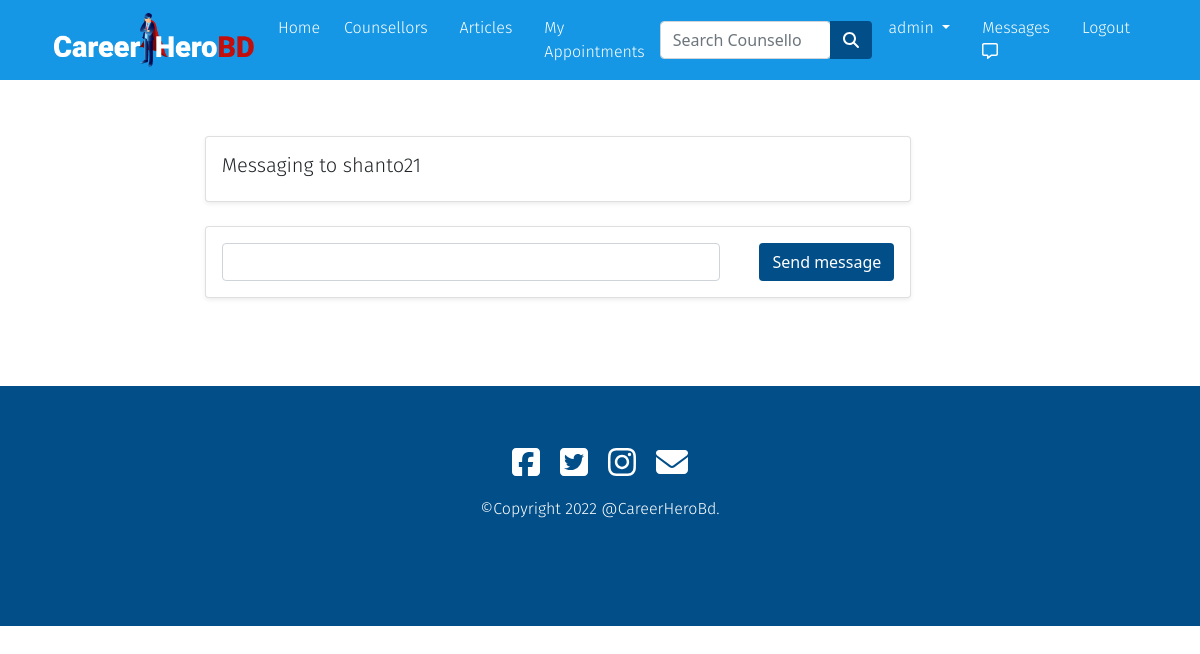
/inbox/1/ (signed in), run on an earlier commit of the app's database.
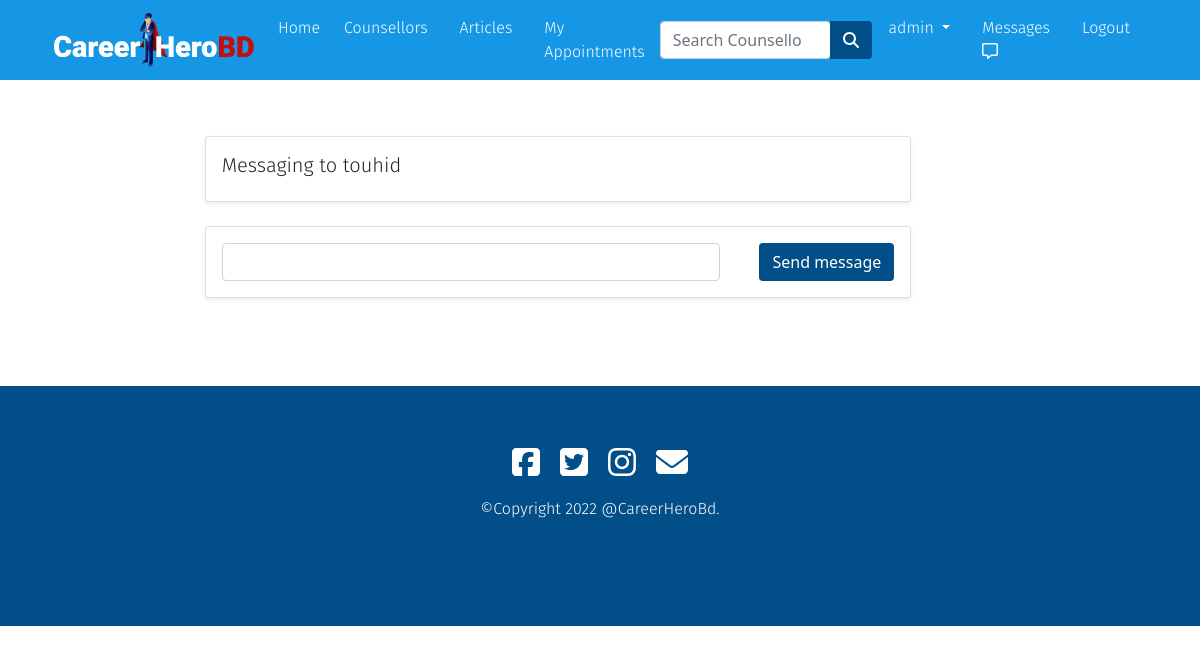
And on a later commit of the database.
### app/models.py (models this page shows)
class ThreadModel(models.Model):
  user = models.ForeignKey(User,on_delete=models.CASCADE,related_name='+')
  receiver = models.ForeignKey(User,on_delete=models.CASCADE,related_name='+')

class User(AbstractUser):
  is_counselor= models.BooleanField(default=False)
  is_student = models.BooleanField(default=False)

### app/views.py (the view)
# urls.py: path('inbox/<int:pk>/', ThreadView.as_view(), name='thread'),
class ThreadView(View):
    def get(self, request, pk, *args, **kwargs):
        form = MessageForm()
        thread = ThreadModel.objects.get(pk=pk)
        message_list = MessageModel.objects.filter(thread__pk__contains=pk)
        context = {
            'thread': thread,
            'form': form,
            'message_list': message_list
        }
        return render(request, 'app/thread.html', context)

### app/form.py
class MessageForm(forms.Form):
    message = forms.CharField(label='', max_length=1000)

### app/templates/app/thread.html (shortened to what this page needs)
{% extends 'app/base.html' %}
{% load static %}
{% load crispy_forms_tags %}
{% block main-content %}
<div class="container row my-5" style="padding: 40px;">
  <div class="col-md-2"></div>
  <div class="col-md-8">
    <div class="row">
      <div class="card col-md-12 mt-5 p-3 shadow-sm">
        {% if thread.receiver == request.user %}
        <h5>Messaging to {{ thread.user }}</h5>
        {% else %}
        <h5>Messaging to {{ thread.receiver }}</h5>
        {% endif %}
      </div>
    </div>
    {% for message in message_list %}
    <div class="row">
    </div>
    {% endfor %}
    <div class="row">
      <div class="card col-md-12 p-3 shadow-sm">
        <form method="POST" action="{% url 'create-message' thread.pk %}" enctype="multipart/form-data">
          <div class="row">
            <div class="col-md-9">
              {{ form | crispy }}
            </div>
            <div class="col-md-3 text-end">
              <button class="btn" type="submit">Send message</button>
            </div>
          </div>
        </form>
      </div>
    </div>
  </div>
  <div class="col-md-2"></div>
</div>
{% endblock main-content %}

What changed in the data, as far as the page shows it:
changed through a linked row, ThreadModel: receiver "shanto21" → "touhid"
